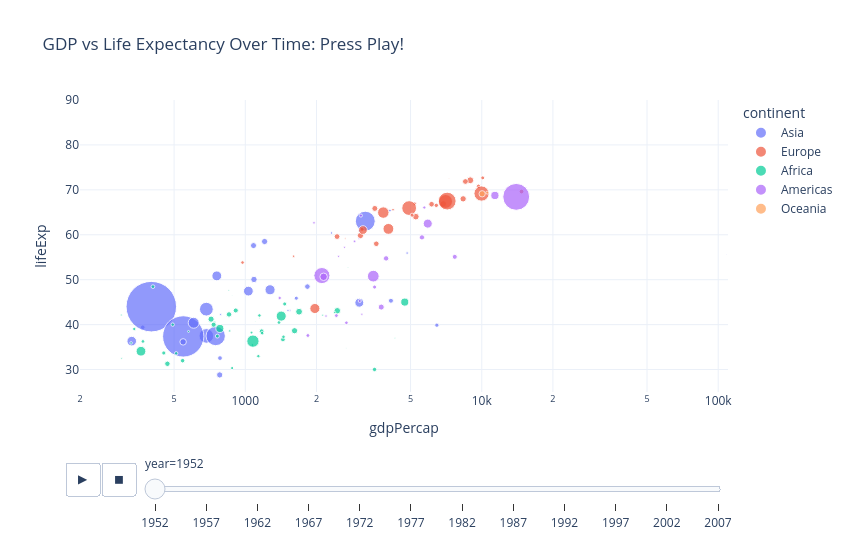

Write notebook code for a chart like this one.
### Markdown cell above
<a id="d5-animate"></a>

### D5 · Animated Bubble Chart

One extra argument (`animation_frame`) adds a Play button. Uses the built-in Gapminder dataset to show how the world changed from 1952 to 2007.

[↑ Appendix](#appendix)

### Code cell
gapminder = px.data.gapminder()

fig = px.scatter(
    gapminder,
    x="gdpPercap",
    y="lifeExp",
    animation_frame="year",
    animation_group="country",
    size="pop",
    color="continent",
    hover_name="country",
    log_x=True,
    size_max=55,
    range_x=[200, 110000],
    range_y=[25, 90],
    title="GDP vs Life Expectancy Over Time: Press Play!",
    template="plotly_white",
    width=850,
    height=550,
)
fig.show()
# Edit: log_x=True → False to switch to a linear GDP scale
# Edit: animation_frame='year' → any time/sequence column in your own data
# Edit: size='pop' → any numeric column to control bubble size

### Figure 1 — Plotly figure (JSON) as saved in the notebook; plotly's stock layout.template omitted (floating-point values rounded to 4 significant figures)
{"data": [{"hovertemplate": "<b>%{hovertext}</b><br><br>continent=Asia<br>year=1952<br>gdpPercap=%{x}<br>lifeExp=%{y}<br>pop=%{marker.size}<extra></extra>", "hovertext": ["Afghanistan", "Bahrain", "Bangladesh", "Cambodia", "China", "Hong Kong, China", "India", "Indonesia", "Iran", "Iraq", "Israel", "Japan", "Jordan", "Korea, Dem. Rep.", "Korea, Rep.", "Kuwait", "Lebanon", "Malaysia", "Mongolia", "Myanmar", "Nepal", "Oman", "Pakistan", "Philippines", "Saudi Arabia", "Singapore", "Sri Lanka", "Syria", "Taiwan", "Thailand", "Vietnam", "West Bank and Gaza", "Yemen, Rep."], "ids": ["Afghanistan", "Bahrain", "Bangladesh", "Cambodia", "China", "Hong Kong, China", "India", "Indonesia", "Iran", "Iraq", "Israel", "Japan", "Jordan", "Korea, Dem. Rep.", "Korea, Rep.", "Kuwait", "Lebanon", "Malaysia", "Mongolia", "Myanmar", "Nepal", "Oman", "Pakistan", "Philippines", "Saudi Arabia", "Singapore", "Sri Lanka", "Syria", "Taiwan", "Thailand", "Vietnam", "West Bank and Gaza", "Yemen, Rep."], "legendgroup": "Asia", "marker": {"color": "#636efa", "size": [8425333, 120447, 46886859, 4693836, 556263527, 2125900, 372000000, 82052000, 17272000, 5441766, 1620914, 86459025, 607914, 8865488, 20947571, 160000, 1439529, 6748378, 800663, 20092996, 9182536, 507833, 41346560, 22438691, 4005677, 1127000, 7982342, 3661549, 8550362, 21289402, 26246839, 1030585, 4963829], "sizemode": "area", "sizeref": 435900.0, "symbol": "circle"}, "mode": "markers", "name": "Asia", "orientation": "v", "showlegend": true, "type": "scatter", "x": [779.4, 9867.0, 684.2, 368.5, 400.4, 3054.0, 546.6, 749.7, 3035.0, 4130.0, 4087.0, 3217.0, 1547.0, 1088.0, 1031.0, 108400.0, 4835.0, 1831.0, 786.6, 331.0, 545.9, 1828.0, 684.6, 1273.0, 6460.0, 2315.0, 1084.0, 1643.0, 1207.0, 757.8, 605.1, 1516.0, 781.7], "xaxis": "x", "y": [28.8, 50.94, 37.48, 39.42, 44.0, 60.96, 37.37, 37.47, 44.87, 45.32, 65.39, 63.03, 43.16, 50.06, 47.45, 55.56, 55.93, 48.46, 42.24, 36.32, 36.16, 37.58, 43.44, 47.75, 39.88, 60.4, 57.59, 45.88, 58.5, 50.85, 40.41, 43.16, 32.55], "yaxis": "y"}, {"hovertemplate": "<b>%{hovertext}</b><br><br>continent=Europe<br>year=1952<br>gdpPercap=%{x}<br>lifeExp=%{y}<br>pop=%{marker.size}<extra></extra>", "hovertext": ["Albania", "Austria", "Belgium", "Bosnia and Herzegovina", "Bulgaria", "Croatia", "Czech Republic", "Denmark", "Finland", "France", "Germany", "Greece", "Hungary", "Iceland", "Ireland", "Italy", "Montenegro", "Netherlands", "Norway", "Poland", "Portugal", "Romania", "Serbia", "Slovak Republic", "Slovenia", "Spain", "Sweden", "Switzerland", "Turkey", "United Kingdom"], "ids": ["Albania", "Austria", "Belgium", "Bosnia and Herzegovina", "Bulgaria", "Croatia", "Czech Republic", "Denmark", "Finland", "France", "Germany", "Greece", "Hungary", "Iceland", "Ireland", "Italy", "Montenegro", "Netherlands", "Norway", "Poland", "Portugal", "Romania", "Serbia", "Slovak Republic", "Slovenia", "Spain", "Sweden", "Switzerland", "Turkey", "United Kingdom"], "legendgroup": "Europe", "marker": {"color": "#EF553B", "size": [1282697, 6927772, 8730405, 2791000, 7274900, 3882229, 9125183, 4334000, 4090500, 42459667, 69145952, 7733250, 9504000, 147962, 2952156, 47666000, 413834, 10381988, 3327728, 25730551, 8526050, 16630000, 6860147, 3558137, 1489518, 28549870, 7124673, 4815000, 22235677, 50430000], "sizemode": "area", "sizeref": 435900.0, "symbol": "circle"}, "mode": "markers", "name": "Europe", "orientation": "v", "showlegend": true, "type": "scatter", "x": [1601.0, 6137.0, 8343.0, 973.5, 2444.0, 3119.0, 6876.0, 9692.0, 6425.0, 7030.0, 7144.0, 3531.0, 5264.0, 7268.0, 5210.0, 4931.0, 2648.0, 8942.0, 10100.0, 4029.0, 3068.0, 3145.0, 3581.0, 5075.0, 4215.0, 3834.0, 8528.0, 14730.0, 1969.0, 9980.0], "xaxis": "x", "y": [55.23, 66.8, 68.0, 53.82, 59.6, 61.21, 66.87, 70.78, 66.55, 67.41, 67.5, 65.86, 64.03, 72.49, 66.91, 65.94, 59.16, 72.13, 72.67, 61.31, 59.82, 61.05, 58.0, 64.36, 65.57, 64.94, 71.86, 69.62, 43.59, 69.18], "yaxis": "y"}, {"hovertemplate": "<b>%{hovertext}</b><br><br>continent=Africa<br>year=1952<br>gdpPercap=%{x}<br>lifeExp=%{y}<br>pop=%{marker.size}<extra></extra>", "hovertext": ["Algeria", "Angola", "Benin", "Botswana", "Burkina Faso", "Burundi", "Cameroon", "Central African Republic", "Chad", "Comoros", "Congo, Dem. Rep.", "Congo, Rep.", "Cote d'Ivoire", "Djibouti", "Egypt", "Equatorial Guinea", "Eritrea", "Ethiopia", "Gabon", "Gambia", "Ghana", "Guinea", "Guinea-Bissau", "Kenya", "Lesotho", "Liberia", "Libya", "Madagascar", "Malawi", "Mali", "Mauritania", "Mauritius", "Morocco", "Mozambique", "Namibia", "Niger", "Nigeria", "Reunion", "Rwanda", "Sao Tome and Principe", "Senegal", "Sierra Leone", "Somalia", "South Africa", "Sudan", "Swaziland", "Tanzania", "Togo", "Tunisia", "Uganda", "Zambia", "Zimbabwe"], "ids": ["Algeria", "Angola", "Benin", "Botswana", "Burkina Faso", "Burundi", "Cameroon", "Central African Republic", "Chad", "Comoros", "Congo, Dem. Rep.", "Congo, Rep.", "Cote d'Ivoire", "Djibouti", "Egypt", "Equatorial Guinea", "Eritrea", "Ethiopia", "Gabon", "Gambia", "Ghana", "Guinea", "Guinea-Bissau", "Kenya", "Lesotho", "Liberia", "Libya", "Madagascar", "Malawi", "Mali", "Mauritania", "Mauritius", "Morocco", "Mozambique", "Namibia", "Niger", "Nigeria", "Reunion", "Rwanda", "Sao Tome and Principe", "Senegal", "Sierra Leone", "Somalia", "South Africa", "Sudan", "Swaziland", "Tanzania", "Togo", "Tunisia", "Uganda", "Zambia", "Zimbabwe"], "legendgroup": "Africa", "marker": {"color": "#00cc96", "size": [9279525, 4232095, 1738315, 442308, 4469979, 2445618, 5009067, 1291695, 2682462, 153936, 14100005, 854885, 2977019, 63149, 22223309, 216964, 1438760, 20860941, 420702, 284320, 5581001, 2664249, 580653, 6464046, 748747, 863308, 1019729, 4762912, 2917802, 3838168, 1022556, 516556, 9939217, 6446316, 485831, 3379468, 33119096, 257700, 2534927, 60011, 2755589, 2143249, 2526994, 14264935, 8504667, 290243, 8322925, 1219113, 3647735, 5824797, 2672000, 3080907], "sizemode": "area", "sizeref": 435900.0, "symbol": "circle"}, "mode": "markers", "name": "Africa", "orientation": "v", "showlegend": true, "type": "scatter", "x": [2449.0, 3521.0, 1063.0, 851.2, 543.3, 339.3, 1173.0, 1071.0, 1179.0, 1103.0, 780.5, 2126.0, 1389.0, 2670.0, 1419.0, 375.6, 328.9, 362.1, 4293.0, 485.2, 911.3, 510.2, 299.9, 853.5, 298.8, 575.6, 2388.0, 1443.0, 369.2, 452.3, 743.1, 1968.0, 1688.0, 468.5, 2424.0, 761.9, 1077.0, 2719.0, 493.3, 879.6, 1450.0, 879.8, 1136.0, 4725.0, 1616.0, 1148.0, 716.7, 859.8, 1468.0, 734.8, 1147.0, 406.9], "xaxis": "x", "y": [43.08, 30.02, 38.22, 47.62, 31.98, 39.03, 38.52, 35.46, 38.09, 40.72, 39.14, 42.11, 40.48, 34.81, 41.89, 34.48, 35.93, 34.08, 37.0, 30.0, 43.15, 33.61, 32.5, 42.27, 42.14, 38.48, 42.72, 36.68, 36.26, 33.69, 40.54, 50.99, 42.87, 31.29, 41.73, 37.44, 36.32, 52.72, 40.0, 46.47, 37.28, 30.33, 32.98, 45.01, 38.63, 41.41, 41.22, 38.6, 44.6, 39.98, 42.04, 48.45], "yaxis": "y"}, {"hovertemplate": "<b>%{hovertext}</b><br><br>continent=Americas<br>year=1952<br>gdpPercap=%{x}<br>lifeExp=%{y}<br>pop=%{marker.size}<extra></extra>", "hovertext": ["Argentina", "Bolivia", "Brazil", "Canada", "Chile", "Colombia", "Costa Rica", "Cuba", "Dominican Republic", "Ecuador", "El Salvador", "Guatemala", "Haiti", "Honduras", "Jamaica", "Mexico", "Nicaragua", "Panama", "Paraguay", "Peru", "Puerto Rico", "Trinidad and Tobago", "United States", "Uruguay", "Venezuela"], "ids": ["Argentina", "Bolivia", "Brazil", "Canada", "Chile", "Colombia", "Costa Rica", "Cuba", "Dominican Republic", "Ecuador", "El Salvador", "Guatemala", "Haiti", "Honduras", "Jamaica", "Mexico", "Nicaragua", "Panama", "Paraguay", "Peru", "Puerto Rico", "Trinidad and Tobago", "United States", "Uruguay", "Venezuela"], "legendgroup": "Americas", "marker": {"color": "#ab63fa", "size": [17876956, 2883315, 56602560, 14785584, 6377619, 12350771, 926317, 6007797, 2491346, 3548753, 2042865, 3146381, 3201488, 1517453, 1426095, 30144317, 1165790, 940080, 1555876, 8025700, 2227000, 662850, 157553000, 2252965, 5439568], "sizemode": "area", "sizeref": 435900.0, "symbol": "circle"}, "mode": "markers", "name": "Americas", "orientation": "v", "showlegend": true, "type": "scatter", "x": [5911.0, 2677.0, 2109.0, 11370.0, 3940.0, 2144.0, 2627.0, 5587.0, 1398.0, 3522.0, 3048.0, 2428.0, 1840.0, 2195.0, 2899.0, 3478.0, 3112.0, 2480.0, 1952.0, 3759.0, 3082.0, 3023.0, 13990.0, 5717.0, 7690.0], "xaxis": "x", "y": [62.48, 40.41, 50.92, 68.75, 54.74, 50.64, 57.21, 59.42, 45.93, 48.36, 45.26, 42.02, 37.58, 41.91, 58.53, 50.79, 42.31, 55.19, 62.65, 43.9, 64.28, 59.1, 68.44, 66.07, 55.09], "yaxis": "y"}, {"hovertemplate": "<b>%{hovertext}</b><br><br>continent=Oceania<br>year=1952<br>gdpPercap=%{x}<br>lifeExp=%{y}<br>pop=%{marker.size}<extra></extra>", "hovertext": ["Australia", "New Zealand"], "ids": ["Australia", "New Zealand"], "legendgroup": "Oceania", "marker": {"color": "#FFA15A", "size": [8691212, 1994794], "sizemode": "area", "sizeref": 435900.0, "symbol": "circle"}, "mode": "markers", "name": "Oceania", "orientation": "v", "showlegend": true, "type": "scatter", "x": [10040.0, 10560.0], "xaxis": "x", "y": [69.12, 69.39], "yaxis": "y"}], "layout": {"height": 550, "legend": {"itemsizing": "constant", "title": {"text": "continent"}, "tracegroupgap": 0}, "sliders": [{"active": 0, "currentvalue": {"prefix": "year="}, "len": 0.9, "pad": {"b": 10, "t": 60}, "steps": [{"args": [["1952"], {"frame": {"duration": 0, "redraw": false}, "fromcurrent": true, "mode": "immediate", "transition": {"duration": 0, "easing": "linear"}}], "label": "1952", "method": "animate"}, {"args": [["1957"], {"frame": {"duration": 0, "redraw": false}, "fromcurrent": true, "mode": "immediate", "transition": {"duration": 0, "easing": "linear"}}], "label": "1957", "method": "animate"}, {"args": [["1962"], {"frame": {"duration": 0, "redraw": false}, "fromcurrent": true, "mode": "immediate", "transition": {"duration": 0, "easing": "linear"}}], "label": "1962", "method": "animate"}, {"args": [["1967"], {"frame": {"duration": 0, "redraw": false}, "fromcurrent": true, "mode": "immediate", "transition": {"duration": 0, "easing": "linear"}}], "label": "1967", "method": "animate"}, {"args": [["1972"], {"frame": {"duration": 0, "redraw": false}, "fromcurrent": true, "mode": "immediate", "transition": {"duration": 0, "easing": "linear"}}], "label": "1972", "method": "animate"}, {"args": [["1977"], {"frame": {"duration": 0, "redraw": false}, "fromcurrent": true, "mode": "immediate", "transition": {"duration": 0, "easing": "linear"}}], "label": "1977", "method": "animate"}, {"args": [["1982"], {"frame": {"duration": 0, "redraw": false}, "fromcurrent": true, "mode": "immediate", "transition": {"duration": 0, "easing": "linear"}}], "label": "1982", "method": "animate"}, {"args": [["1987"], {"frame": {"duration": 0, "redraw": false}, "fromcurrent": true, "mode": "immediate", "transition": {"duration": 0, "easing": "linear"}}], "label": "1987", "method": "animate"}, {"args": [["1992"], {"frame": {"duration": 0, "redraw": false}, "fromcurrent": true, "mode": "immediate", "transition": {"duration": 0, "easing": "linear"}}], "label": "1992", "method": "animate"}, {"args": [["1997"], {"frame": {"duration": 0, "redraw": false}, "fromcurrent": true, "mode": "immediate", "transition": {"duration": 0, "easing": "linear"}}], "label": "1997", "method": "animate"}, {"args": [["2002"], {"frame": {"duration": 0, "redraw": false}, "fromcurrent": true, "mode": "immediate", "transition": {"duration": 0, "easing": "linear"}}], "label": "2002", "method": "animate"}, {"args": [["2007"], {"frame": {"duration": 0, "redraw": false}, "fromcurrent": true, "mode": "immediate", "transition": {"duration": 0, "easing": "linear"}}], "label": "2007", "method": "animate"}], "x": 0.1, "xanchor": "left", "y": 0, "yanchor": "top"}], "title": {"text": "GDP vs Life Expectancy Over Time: Press Play!"}, "updatemenus": [{"buttons": [{"args": [null, {"frame": {"duration": 500, "redraw": false}, "fromcurrent": true, "mode": "immediate", "transition": {"duration": 500, "easing": "linear"}}], "label": "&#9654;", "method": "animate"}, {"args": [[null], {"frame": {"duration": 0, "redraw": false}, "fromcurrent": true, "mode": "immediate", "transition": {"duration": 0, "easing": "linear"}}], "label": "&#9724;", "method": "animate"}], "direction": "left", "pad": {"r": 10, "t": 70}, "showactive": false, "type": "buttons", "x": 0.1, "xanchor": "right", "y": 0, "yanchor": "top"}], "width": 850, "xaxis": {"anchor": "y", "domain": [0, 1], "range": [2.301, 5.041], "title": {"text": "gdpPercap"}, "type": "log"}, "yaxis": {"anchor": "x", "domain": [0, 1], "range": [25, 90], "title": {"text": "lifeExp"}}}}
